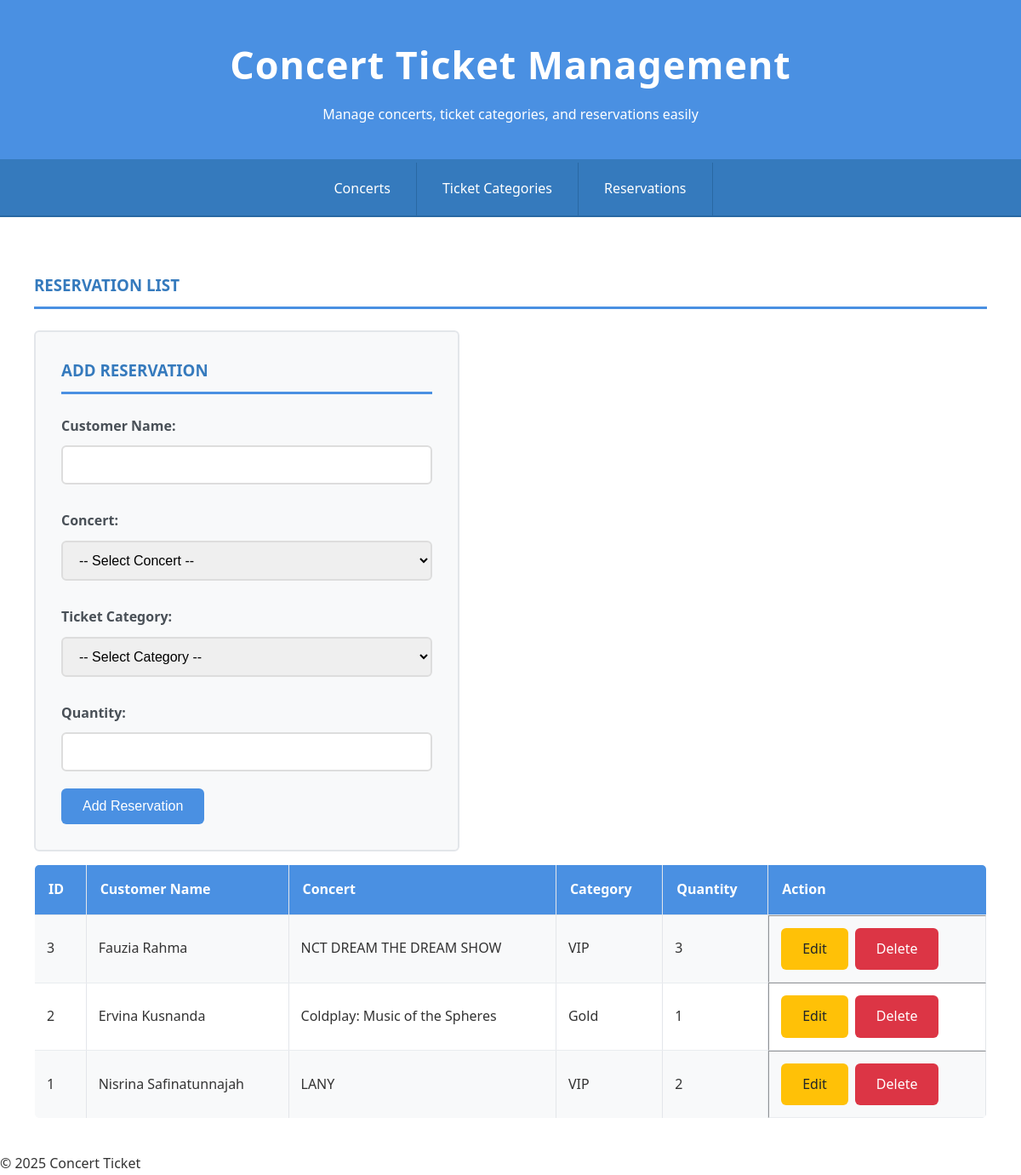
/?page=reservations, run on the app's committed database.
### tables this page shows
CREATE TABLE `reservations` (
  `id_reservation` int(11) NOT NULL,
  `customer_name` varchar(100) NOT NULL,
  `id_concert` int(11) NOT NULL,
  `id_ticket_category` int(11) NOT NULL,
  `quantity` int(11) NOT NULL
);

CREATE TABLE `concerts` (
  `id_concert` int(11) NOT NULL,
  `concert_name` varchar(100) NOT NULL,
  `date` date NOT NULL,
  `venue` varchar(100) NOT NULL
);

CREATE TABLE `ticket_categories` (
  `id_ticket_category` int(11) NOT NULL,
  `id_concert` int(11) NOT NULL,
  `category_name` varchar(50) NOT NULL,
  `price` decimal(10,2) NOT NULL,
  `quota` int(11) NOT NULL
);

### config/db.php (called while the page is built, shortened)
<?php
class Database {
    private $host = "localhost";
    private $username = "root";
    private $password = "";
    private $dbname = "db_concert";
    public function __construct() {
        try {
            $this->conn = new PDO("mysql:host=$this->host;dbname=$this->dbname", $this->username, $this->password);
        } catch (PDOException $e) {
            echo "Connection failed: " . $e->getMessage();
        }
    }
}
?>

### class/Reservation.php (called while the page is built, shortened)
<?php
require_once 'config/db.php';
class Reservation {
    private $db;
    public function __construct() {
        $this->db = (new Database())->conn;
    }
    public function getAllReservations() {
        $stmt = $this->db->prepare("
            SELECT r.*, t.category_name, c.concert_name
            FROM reservations r
            JOIN ticket_categories t ON r.id_ticket_category = t.id_ticket_category
            JOIN concerts c ON r.id_concert = c.id_concert
            ORDER BY r.id_reservation DESC
        ");
        $stmt->execute();
        return $stmt->fetchAll(PDO::FETCH_ASSOC);
    }
}
?>

### view/reservations.php (the view, shortened to what this page needs)
<?php
require_once 'class/Reservation.php';
$reservation = new Reservation();
$editData = null;
$reservations = $reservation->getAllReservations();
?>
<h3>Reservation List</h3>
<form method="POST">
    <h3><?= $editData ? "Edit Reservation" : "Add Reservation" ?></h3>
    <label>Customer Name:</label>
    <input type="text" name="customer_name" value="<?= htmlspecialchars($editData['customer_name'] ?? '') ?>" required>
    <label>Concert:</label>
    <select name="id_concert" required>
        <option value="">-- Select Concert --</option>
    </select>
    <label>Ticket Category:</label>
    <select name="id_ticket_category" required>
        <option value="">-- Select Category --</option>
    </select>
    <label>Quantity:</label>
    <input type="number" name="quantity" min="1" value="<?= $editData['quantity'] ?? '' ?>" required>
    <?php if ($editData): ?>
        <button type="submit" name="update">Update Reservation</button>
        <a href="?page=reservations" class="btn btn-danger">Cancel</a>
    <?php else: ?>
        <button type="submit" name="add">Add Reservation</button>
    <?php endif; ?>
</form>
<table border="1">
    <tr>
        <th>ID</th>
        <th>Customer Name</th>
        <th>Concert</th>
        <th>Category</th>
        <th>Quantity</th>
        <th>Action</th>
    </tr>
    <?php foreach ($reservations as $r): ?>
    <tr>
        <td><?= $r['id_reservation'] ?></td>
        <td><?= htmlspecialchars($r['customer_name']) ?></td>
        <td><?= htmlspecialchars($r['concert_name']) ?></td>
        <td><?= htmlspecialchars($r['category_name']) ?></td>
        <td><?= $r['quantity'] ?></td>
        <td class="table-actions">
            <a href="?page=reservations&edit=<?= $r['id_reservation'] ?>" class="btn btn-warning">Edit</a>
            <a href="?page=reservations&delete=<?= $r['id_reservation'] ?>" class="btn btn-danger" onclick="return confirm('Are you sure?')">Delete</a>
        </td>
    </tr>
    <?php endforeach; ?>
</table>

### style.css (style rules this page uses)
* { margin: 0; padding: 0; box-sizing: border-box; }
body { font-family: 'Segoe UI', Tahoma, Geneva, Verdana, sans-serif; background-color: hsl(216, 33%, 97%); color: #333; line-height: 1.6; min-height: 100vh; }
h2, h3 { color: #357abd; margin-bottom: 25px; text-transform: uppercase; font-weight: 600; border-bottom: 3px solid #4a90e2; padding-bottom: 10px; }
table { width: 100%; border-collapse: collapse; margin-top: 15px; background-color: white; border-radius: 6px; overflow: hidden; border: 1px solid #e3e6ea; }
th { background-color: #4a90e2; color: white; padding: 16px; text-align: left; }
td { padding: 14px; border-bottom: 1px solid #e9ecef; }
tbody tr:nth-child(even) { background-color: #f8f9fa; }
form { background-color: #f8f9fa; padding: 30px; border-radius: 6px; border: 2px solid #e3e6ea; width: 500px; }
label { font-weight: 600; color: #495057; margin-top: 10px; display: block; }
input, select { width: 100%; padding: 12px 15px; margin: 10px 0 20px 0; border: 2px solid #ddd; border-radius: 6px; font-size: 16px; transition: border-color 0.3s ease; }
button, .btn { background-color: #4a90e2; color: white; padding: 12px 25px; border: none; border-radius: 6px; cursor: pointer; font-size: 16px; font-weight: 500; transition: 0.3s ease; text-decoration: none; }
.btn-danger { background-color: #dc3545; }
.btn-warning { background-color: #ffc107; color: #212529; }
.table-actions { display: flex; gap: 8px; }

### data on the page
reservations: id_reservation "3", customer_name "Fauzia Rahma", id_concert.concert_name "NCT DREAM THE DREAM SHOW", id_ticket_category.category_name "VIP", quantity "3"
reservations: id_reservation "2", customer_name "Ervina Kusnanda", id_concert.concert_name "Coldplay: Music of the Spheres", id_ticket_category.category_name "Gold", quantity "1"
reservations: id_reservation "1", customer_name "Nisrina Safinatunnajah", id_concert.concert_name "LANY", id_ticket_category.category_name "VIP", quantity "2"
